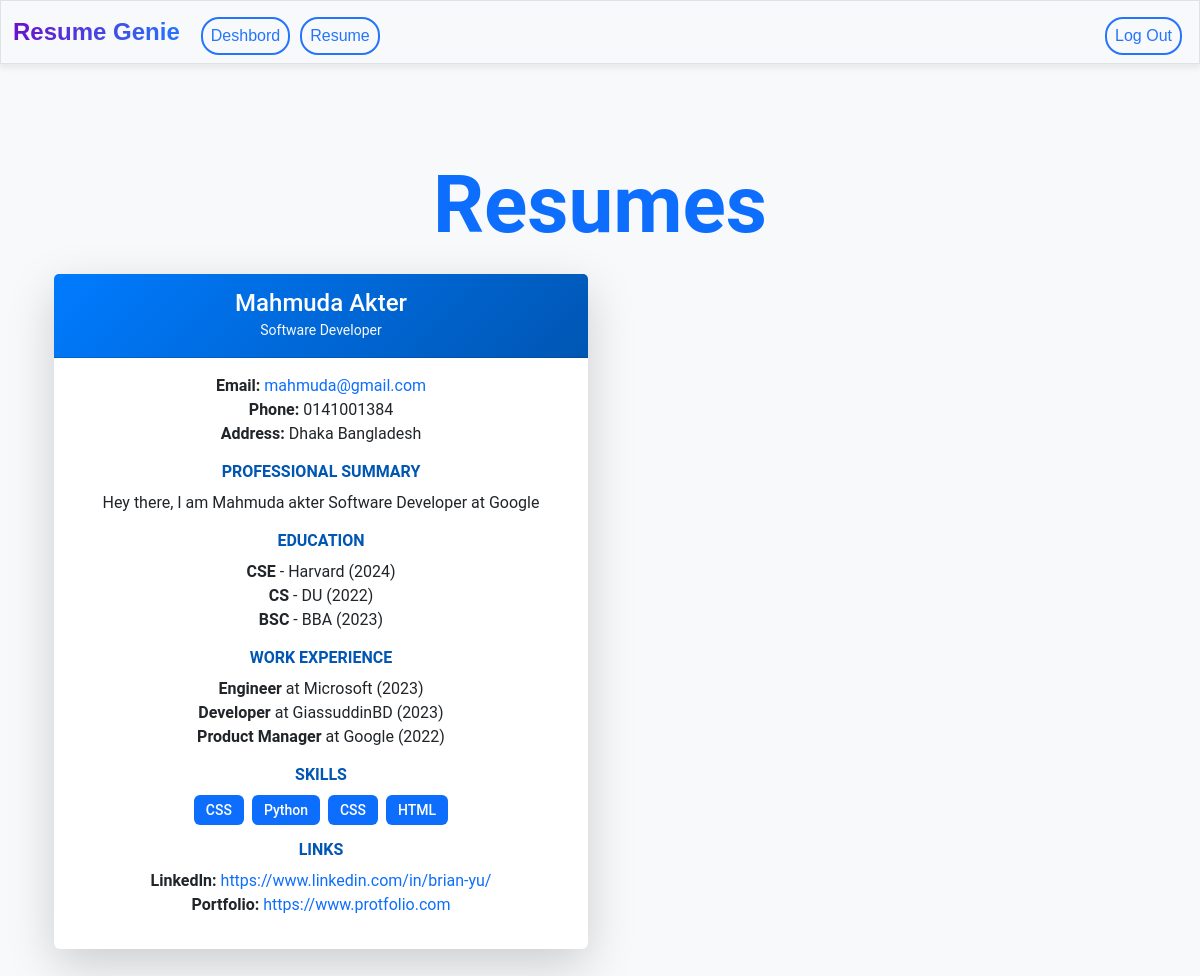
Before: /resume (signed in) with the older database file.
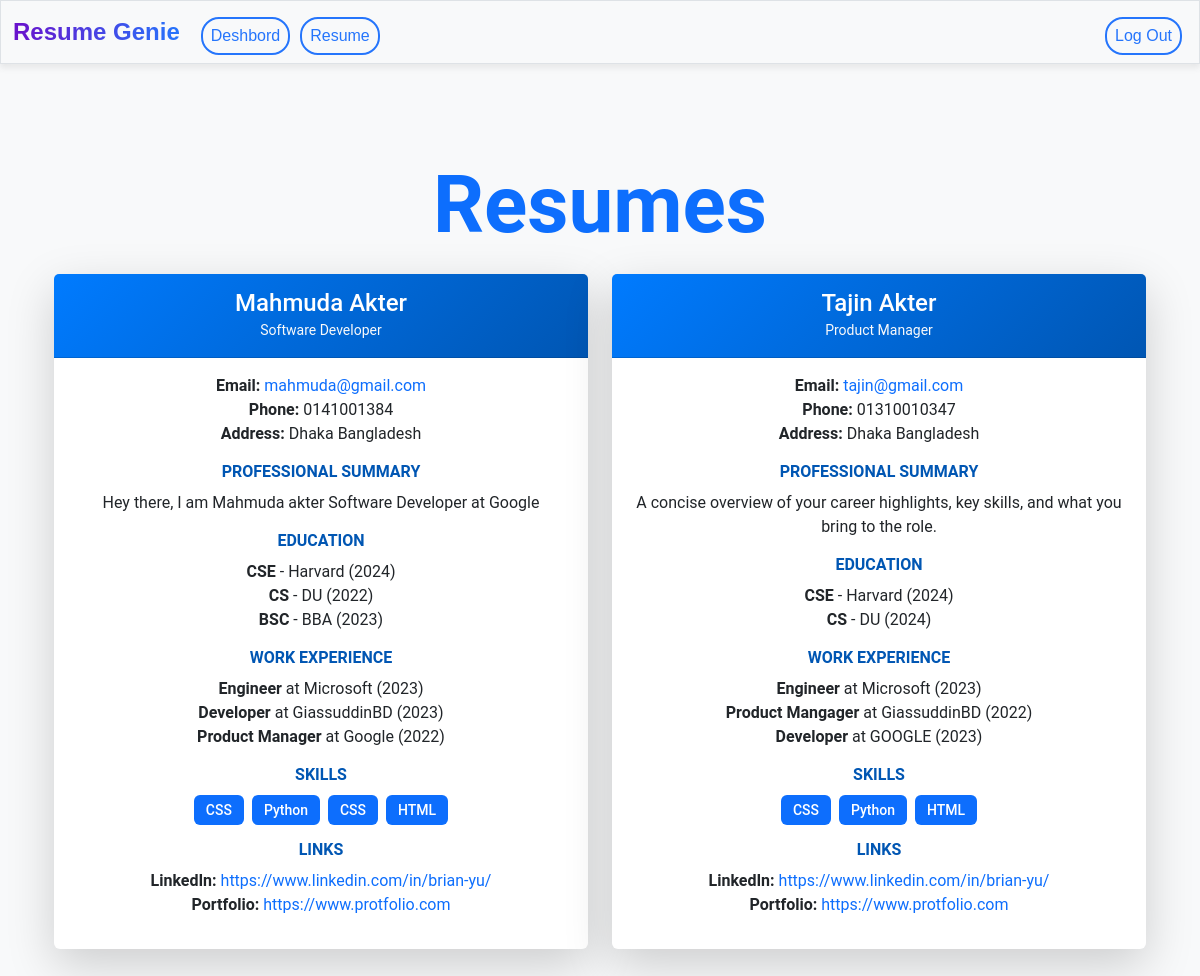
After: the same page with the newer database file.
### tables this page shows
CREATE TABLE resumes(
    id INTEGER PRIMARY KEY AUTOINCREMENT,
    user_id INTEGER NOT NULL,
    title TEXT NOT NULL,
    name TEXT NOT NULL,
    email TEXT NOT NULL,
    phone TEXT,
    address TEXT,
    linkedin TEXT,
    portfolio TEXT,
    professional_summary TEXT,
    education TEXT,
    work_experience TEXT,
    skills TEXT,
    created_at TIMESTAMP DEFAULT CURRENT_TIMESTAMP,
    FOREIGN KEY (user_id) REFERENCES users(id)
);

### app.py (the view)
@app.route("/resume", methods=["GET"])
@login_required
def resume():
    try:
        user_id = session["user_id"]
        print(user_id)
        resumes = db.execute("SELECT * FROM resumes WHERE user_id = ?", user_id)
        for resume in resumes:
            if 'education' in resume and resume['education']:
                resume['education'] = json.loads(resume['education'])
            if 'work_experience' in resume and resume['work_experience']:
                resume['work_experience'] = json.loads(resume['work_experience'])
            if 'skills' in resume and resume['skills']:
                resume['skills'] = json.loads(resume['skills'])
        print(resume)
        return render_template("resume.html", resumes=resumes)
    except Exception as e:
        app.logger.error(f"Error fetching resumes: {e}")
        flash("An error occurred while fetching resumes.")
        return render_template("resume.html", resumes=[])

### app.py (called while the page is built)
@app.after_request
def after_request(response):
    response.headers["Cache-Control"] = "no-cache, no-store, must-revalidate"
    response.headers["Expires"] = 0
    response.headers["Pragma"] = "no-cache"
    return response

### helpers.py (called while the page is built)
def login_required(f):
    @wraps(f)
    def decorated_function(*args, **kwargs):
        if session.get("user_id") is None:
            return redirect("/login")
        return f(*args, **kwargs)
    return decorated_function

### templates/resume.html (shortened to what this page needs)
{% extends "layout.html" %}
{% block main %}
<div class="container my-5">
    <h1 class="text-center mb-4 text-primary fw-bold">Resumes</h1>
    {% if resumes %}
        <div class="row g-4">
            {% for resume in resumes %}
            <div class="col-lg-6 col-md-12">
                <div class="card resume-card shadow-lg border-0">
                    <div class="card-header bg-gradient-primary text-white">
                        <h4 class="mb-0">{{ resume.name }}</h4>
                        <small class="text-light">{{ resume.title }}</small>
                    </div>
                    <div class="card-body">
                        <div class="resume-section">
                            <p>
                                <strong>Email:</strong>
                                <a href="mailto:{{ resume.email }}" class="text-decoration-none text-primary">{{ resume.email }}</a><br>
                                <strong>Phone:</strong> {{ resume.phone }}<br>
                                <strong>Address:</strong> {{ resume.address }}
                            </p>
                        </div>
                        <div class="resume-section">
                            <h5 class="section-title">Professional Summary</h5>
                            <p>{{ resume.professional_summary }}</p>
                        </div>
                        <div class="resume-section">
                            <h5 class="section-title">Education</h5>
                            <ul class="list-unstyled">
                                {% for edu in resume.education %}
                                <li>
                                    <strong>{{ edu.degree }}</strong> - {{ edu.institution }} ({{ edu.year }})
                                </li>
                                {% endfor %}
                            </ul>
                        </div>
                        <div class="resume-section">
                            <h5 class="section-title">Work Experience</h5>
                            <ul class="list-unstyled">
                                {% for work in resume.work_experience %}
                                <li>
                                    <strong>{{ work.role }}</strong> at {{ work.company }} ({{ work.year }})
                                </li>
                                {% endfor %}
                            </ul>
                        </div>
                        <div class="resume-section">
                            <h5 class="section-title">Skills</h5>
                            <div class="d-flex flex-wrap gap-2">
                                {% for skill in resume.skills %}
                                <span class="badge bg-primary text-white">{{ skill }}</span>
                                {% endfor %}
                            </div>
                        </div>
                        <div class="resume-section">
                            <h5 class="section-title">Links</h5>
                            <p>
                                {% if resume.linkedin %}
                                <strong>LinkedIn:</strong>
                                <a href="{{ resume.linkedin }}" target="_blank" class="text-decoration-none text-primary">{{ resume.linkedin }}</a><br>
                                {% endif %}
                                {% if resume.portfolio %}
                                <strong>Portfolio:</strong>
                                <a href="{{ resume.portfolio }}" target="_blank" class="text-decoration-none text-primary">{{ resume.portfolio }}</a>
                                {% endif %}
                            </p>
                        </div>
                    </div>
                </div>
            </div>
            {% endfor %}
        </div>
    {% else %}
        <div class="alert alert-warning text-center" role="alert">
            No resumes found.
        </div>
    {% endif %}
</div>
{% endblock %}

### templates/layout.html (shortened to what this page needs)
<!DOCTYPE html>
<html lang="en">
<head>
    <link href="https://cdn.jsdelivr.net/npm/bootstrap@5.3.3/dist/css/bootstrap.min.css" rel="stylesheet">
    <link href="../static/css/style.css" rel="stylesheet">
</head>
<body>
    <nav class="bg-light border navbar navbar-expand-md navbar-light">
        <div class="container-fluid">
            <a class="navbar-brand" href="/"><span class="blue">R</span><span class="red">e</span><span class="yellow">s</span><span class="green">ume</span> <span class="red">Genie</span></a>
            <div class="collapse navbar-collapse" id="navbar">
                {% if session["user_id"] %}
                    <ul class="navbar-nav me-auto mt-2">
                        <li class="nav-item"><a class="nav-link" href="/dashbord">Deshbord</a></li>
                        <li class="nav-item"><a class="nav-link" href="/resume">Resume</a></li>
                    </ul>
                    <ul class="navbar-nav ms-auto mt-2">
                        <li class="nav-item"><a class="nav-link" href="/logout">Log Out</a></li>
                    </ul>
                {% endif %}
            </div>
        </div>
    </nav>
    <main class="container py-5 text-center">
        {% block main %}{% endblock %}
    </main>
</body>
</html>

### static/css/style.css (style rules this page uses)
body { background-color: aliceblue; }
.navbar { font-family: 'Poppins', sans-serif; box-shadow: 0 4px 6px rgba(80, 80, 80, 0.1); }
.navbar-brand { font-size: 1.5rem; font-weight: bold; background: linear-gradient(to right, #6a11cb, #2575fc); -webkit-background-clip: text; -webkit-text-fill-color: transparent; text-decoration: none; }
.nav-link { color: #555; font-weight: 500; transition: color 0.3s ease-in-out; }
.nav-item .nav-link { margin: 0 5px; padding: 5px 15px; color: #2575fc; border: 2px solid #2575fc; border-radius: 18px; transition: all 0.3s ease-in-out; }
.fw-bold { font-style: normal; font-size: 80px; line-height: 90px; text-align: center; }
.d-flex { justify-content: center; }
body { font-family: 'Roboto', sans-serif; background-color: #f8f9fa; color: #333; }
.resume-card { transition: transform 0.3s ease, box-shadow 0.3s ease; }
.resume-card .card-header { background: linear-gradient(135deg, #007bff, #0056b3); padding: 15px 20px; }
.resume-card .resume-section { margin-bottom: 15px; }
.resume-card .section-title { font-weight: 600; color: #0056b3; margin-bottom: 10px; text-transform: uppercase; font-size: 16px; }
a.text-primary { color: #007bff; text-decoration: none; }
.badge { padding: 8px 12px; font-size: 14px; font-weight: 500; }

Changed rows visible on the page:
added resumes: name "Tajin Akter", title "Product Manager", email "tajin@gmail.com", phone "01310010347", address "Dhaka Bangladesh", professional_summary "A concise overview of your career highlights, key skills, and what you bring to the role.", degree "CSE" "CS", institution "Harvard" "DU", year "2024" "2024", role "Engineer" "Product Mangager" "Developer", company "Microsoft" "GiassuddinBD" "GOOGLE", year "2023" "2022" "2023", skills "CSS" "Python" "HTML", linkedin "https://www.linkedin.com/in/brian-yu/", portfolio "https://www.protfolio.com"
